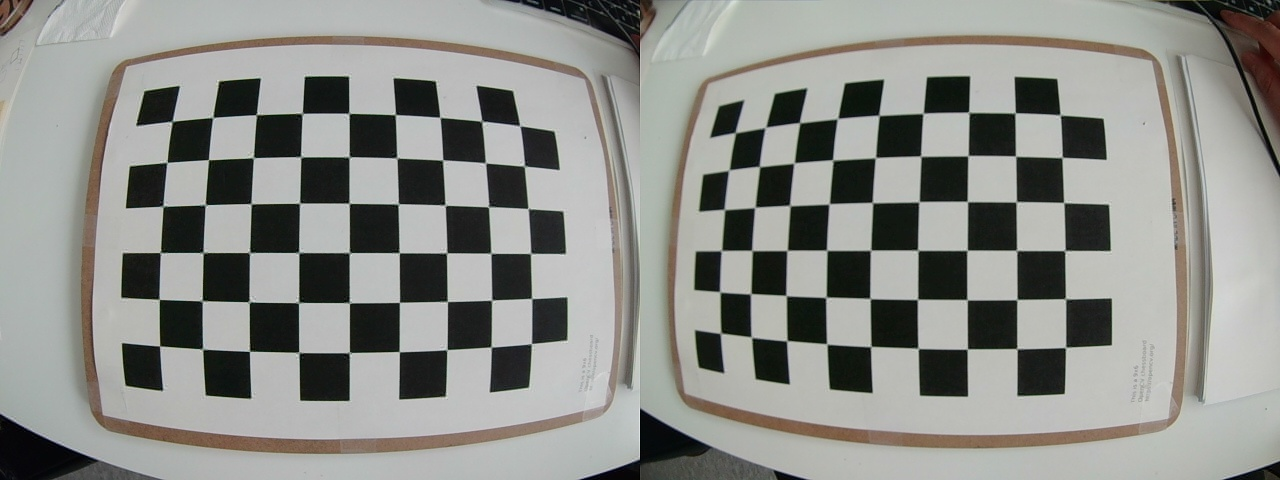
//> input picture src/sCalibration-90/1625714177.54602.jpg, 1280 x 480 px; its folder holds only this picture in this run
$ ./testCali5   (built with g++ and OpenCV 4)
//> lines starting //> are read from the running program, lines starting //| are printed output that depends on the picture; after the words box and inside, x2 and y2 are one past the last pixel; in counts of white or black regions, pixels touching at a corner belong together
#pragma warning(disable:4996);
#include <opencv2/opencv.hpp>
#include <opencv2/calib3d/calib3d.hpp>
#include <opencv2/calib3d/calib3d_c.h>
#include <opencv2/highgui/highgui.hpp>
#include <opencv2/imgproc/imgproc.hpp>
#include <stdio.h>
#include <opencv2/opencv_modules.hpp>
//#include <librealsense2/rs.hpp>
#include <iostream>
#include <vector>

using namespace cv;
using namespace std;

// Defining the dimensions of checkerboard
int CHECKERBOARD[2]{ 6, 9 };

// 이미지는 프로젝트 내 record images 프로젝트에서 저장해 놓은 것 가져다 쓸 것임
int main()
{
	/* 저장한 이미지 불러오기 */

	/* Extracting path of individual image stored in a given directory */
	vector<cv::String> images;

	/* Path of the folder containing checkerboard images */

	//  "D:\Cali_images" 으로 하나 "D:\Cali_images/*.jpg"으로 하나 동일한 결과를 얻음을 확인하였다.
	string path = "./linkFolder/sCalibration-90";
	// string path = "D:\Cali_images/*.jpg";

	cv::glob(path, images);		// 파일 목록을 가져오는 glob 함수
	// glob(찾을 파일 경로, 찾은 파일 경로, recusive(true or false))
			// true : 폴더 내 하위 폴더 속 까지 파일을 찾음
			// false : 폴더 내 파일을 찾음

	// images에는 각각의 경로가 저장되어 있음?
	cout << "로드한 이미지 개수 : " << images.size() << endl;
	if (images.size() == 0)
		cout << "이미지가 존재하지 않음! \n" << endl;

	///***************************************************************************************************************************************************/
	/*   Calibration 시작   */

	/* Creating vector to store vector of 3D points for each checkerboard image */
	vector<vector<cv::Point3f> > objpoints_right;			// 각 이미지에 대해 3D 좌표를 저장하는 벡터 선언
	vector<vector<cv::Point3f> > objpoints_left;			// 각 이미지에 대해 3D 좌표를 저장하는 벡터 선언

	/* Creating vector to store vectors of 2D points for each checkerboard image */
	vector<vector<cv::Point2f> > imgpoints_right;			// 각 이미지에 대해 2D 좌표를 저장하는 벡터 선언
	vector<vector<cv::Point2f> > imgpoints_left;			// 각 이미지에 대해 2D 좌표를 저장하는 벡터 선언


	/* Defining the world coordinates for 3D points */
	vector<cv::Point3f> objp;								// 월드 좌표계 선언

	for (int i = 0; i < CHECKERBOARD[1]; i++)		// CHECKERBOARD[0] = 6
	{
		for (int j = 0; j < CHECKERBOARD[0]; j++)	// CHECKERBOARD[1] = 9
		{
			objp.push_back(cv::Point3f(j * 10, i * 10, 0));	// z는 0 이고 (x, y ,z)로 담기니까 (j, i , 0)으로 벡터에 push_back으로 값 담기
			// 실제 값에 대한 정보가 들어가야 하므로 j i 가 아니라 체스보드의 한칸 길이(나의 경우 2.8cm)까지 곱해서 넣어줘어야 함
		}
	}

	// 월드 좌표계 objp에는 54개의 좌표가 저장되어 있음
	//	실세계 좌표이며 (0,0,0) 다음에 (1, 0, 0)이 아니라 square length를 곱해서 실제 거리로 저장되어있는 좌표

	cv::Mat frame, gray;

	/* vector to store the pixel coordinates of detected checker board corners */
	vector<cv::Point2f> corner_pts;		// 검출된 check board corner 포인트(2D 좌표)를 담을 벡터 선언
	bool success;						          // findChessboardCorners 되었는지 안 되었는지를 확인하기 위한 용도
	char buf[256];
	int index = 0;

	cv::Mat lrImg[2];
	/* Looping over all the images in the directory */
	for (int i = 0; i < images.size(); i++)				// 받아온 이미지들은 images에 경로가? 저장되어있음. 한장씩 불러온다
										// 매번 이미지에 대해 CHESSBOARD를 그리고 창 띄우기
	{
		frame = cv::imread(images[i]);	// images로부터 한 장씩 받아서 frame으로 읽어옴
//> frame is the input picture: 480 rows x 1280 cols, CV_8UC3; mean B, G, R 136.5, 141, 139.9
		cv::cvtColor(frame, gray, cv::COLOR_BGR2GRAY);		// COLOR 니까 GRAY로 바꾸기 위해 cvtColor 함수를 사용해 변경
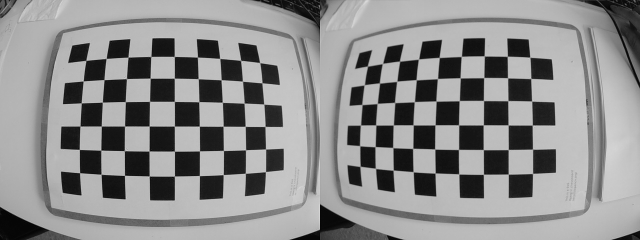
//> gray: 480 rows x 1280 cols, CV_8UC1 (shown at 1/2 size); min 0, max 234, mean 140.2


		lrImg[0] = gray(Range::all(), Range(0, gray.cols/2));
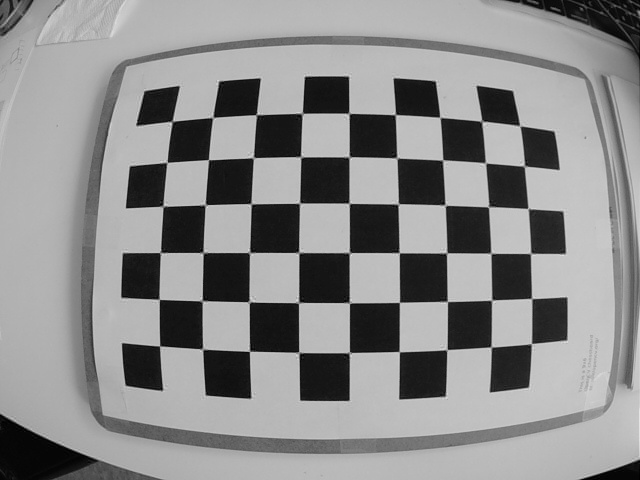
//> lrImg[0]: 480 rows x 640 cols, CV_8UC1; min 0, max 234, mean 138.8
		lrImg[1] = gray(Range::all(), Range(gray.cols/2, gray.cols));
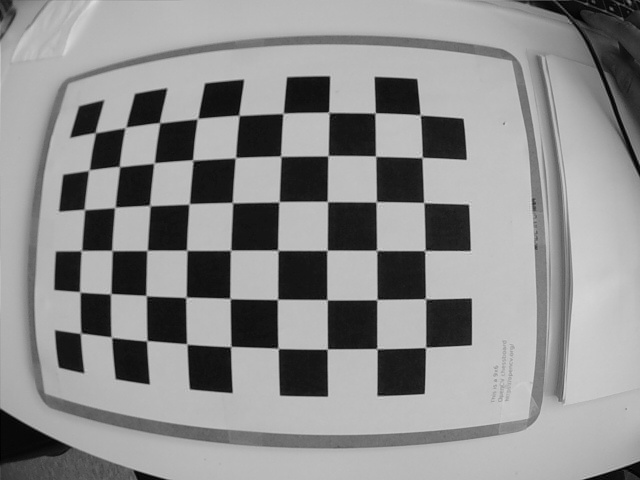
//> lrImg[1]: 480 rows x 640 cols, CV_8UC1; min 0, max 219, mean 141.5

		/* Finding checker board corners */
		/* If desired number of corners are found in the image then success = true */
		/*success = cv::findChessboardCorners(gray, cv::Size(CHECKERBOARD[0],
			CHECKERBOARD[1]), corner_pts, CV_CALIB_CB_ADAPTIVE_THRESH | CV_CALIB_CB_FAST_CHECK | CV_CALIB_CB_NORMALIZE_IMAGE);*/

		for(int ii = 0; ii < 2; ii++)
		{

			success = cv::findChessboardCorners(lrImg[ii], cv::Size(CHECKERBOARD[0], CHECKERBOARD[1]), corner_pts,
							CV_CALIB_CB_ADAPTIVE_THRESH | CV_CALIB_CB_FAST_CHECK | CV_CALIB_CB_NORMALIZE_IMAGE);

		// bool findChessboardCorners(InputArray image, Size patternSize, OutputArray corners, int flags = CALIB_CB_ADAPTIVE_THRESH + CALIB_CB_NORMALIZE_IMAGE )

		/* If desired number of vcorner are detected, we refine the pixel coordinates and display them on the images of checker board*/
			if (success)
			{
				cv::TermCriteria criteria(CV_TERMCRIT_EPS | CV_TERMCRIT_ITER, 300, 0.001);
			// TermCriteria::TermCriteria(int type, int maxCount, double epsilon)

			/* refining pixel coordinates for given 2d points. */
				cv::cornerSubPix(lrImg[ii], corner_pts, cv::Size(11, 11), cv::Size(-1, -1), criteria);	// 주어진 2D point에 대해 더 정제시켜 업데이트
			// void cornerSubPix(InputArray image, InputOutputArray corners, Size winSize, Size zeroZone, TermCriteria criteria)

				/* Displaying the detected corner points on the checker board */
				if((ii % 2) == 0)
					cv::drawChessboardCorners(frame, cv::Size(CHECKERBOARD[0], CHECKERBOARD[1]), corner_pts, success);		// Chessboard Corner 그리기
				else
				{
					for(int k = 0; k < corner_pts.size(); k++)
					{
						corner_pts[k].x += lrImg[ii].cols;
					}
					cv::drawChessboardCorners(frame, cv::Size(CHECKERBOARD[0], CHECKERBOARD[1]), corner_pts, success);
				}
				// drawChessboardCorners(images.at(i), boardSize, Mat(cornersScene[0]), patternFound );

				if ((ii % 2) == 0)
				{
					objpoints_left.push_back(objp);				// 해당 번째의 objp의 값을 objpoints에 추가
					imgpoints_left.push_back(corner_pts);		// 해당 번째의 corner_pts의 값을 imgopoints에 추가
				}
				else
				{
					objpoints_right.push_back(objp);				// 해당 번째의 objp의 값을 objpoints에 추가
					imgpoints_right.push_back(corner_pts);		// 해당 번째의 corner_pts의 값을 imgopoints에 추가
				}

			}

		}
//> this loop made 2 passes
//> success on passes 1 to 2: true, true
//> pass 1, `cv::drawChessboardCorners(frame, cv::Size(CHECKERBOARD[0], CHECKERBOAR..`:
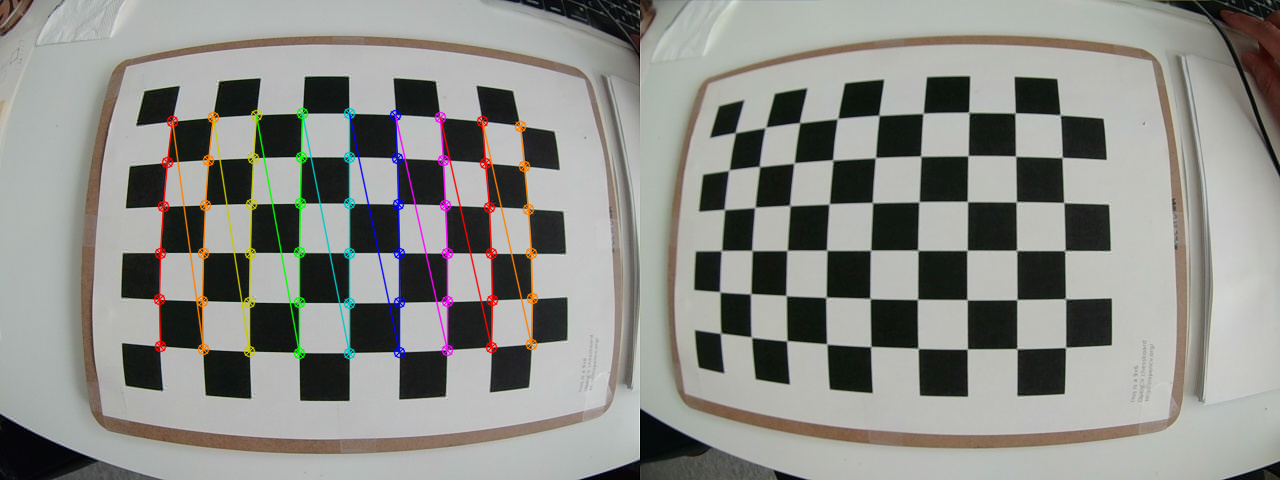
//> frame: 480 rows x 1280 cols, CV_8UC3; 2.64% of pixels changed, all inside (x1, y1, x2, y2) = (153, 107, 539, 360)
//> pass 2, `cv::drawChessboardCorners(frame, cv::Size(CHECKERBOARD[0], CHECKERBOAR..`:
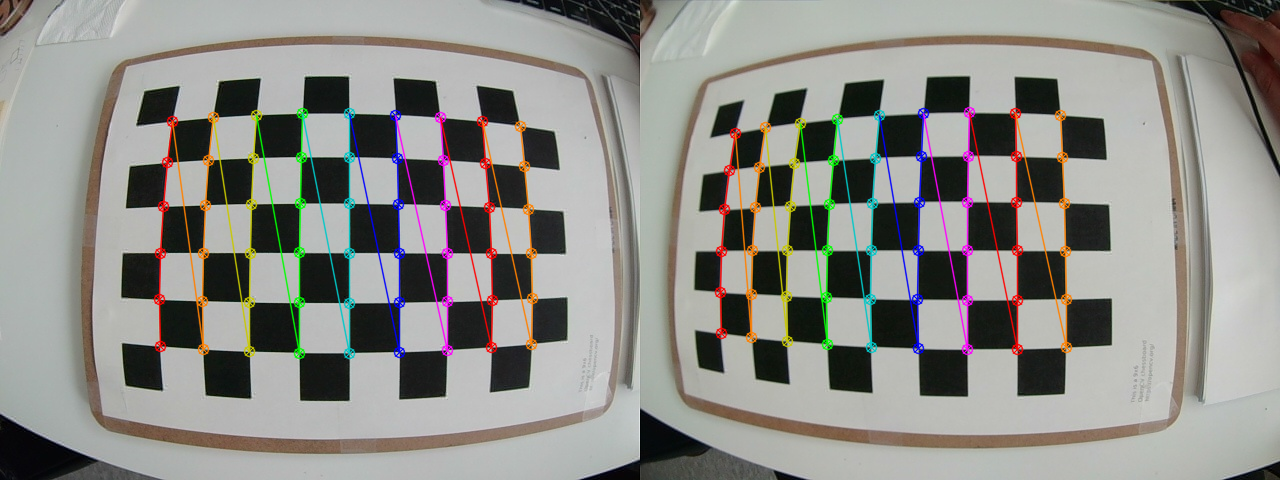
//> frame: 480 rows x 1280 cols, CV_8UC3; 2.56% of pixels changed, all inside (x1, y1, x2, y2) = (714, 106, 1073, 356)
//> after the loop, corner_pts = 54 Points (x, y), first 12: [720.6, 333.3], [719.8, 291.8], [721.4, 250.6], [724.4, 209.5], [728.9, 170.1], [735.3, 132.6], [751.4, 337.2], [750.6, 293.8], [752, 250.5], [754.9, 207.4], [759.4, 166.5], [765.4, 127.5]

		cv::imshow("Image", frame);			// 해당 번째의 이미지에 대해 CHESSBOARD CORNER 그린걸 창에 띄움

		sprintf(buf, "%d_Image.jpg", index);
		cv::imwrite(buf, frame);
		index++;

		cv::waitKey(0);						// 특별한 입력 있을 때까지 대기
	}

	cv::destroyAllWindows();			// 모든 WINDOW 제거하기

	cv::Mat cameraMatrix_left, distCoeffs_left, R_left, T_left;	// 파라미터를 구하기 위한 Mat 객체 선언
	cv::Mat cameraMatrix_right, distCoeffs_right, R_right, T_right;

	// cameraMatrix는 내부 파라미터
	// distCoeffs는 왜곡 파라미터
	// R, T 는 외부 파라미터

	/* Performing camera calibration by passing the value of known 3D points (objpoints and corresponding pixel coordinates of the detected corners (imgpoints)	*/

	// cv::calibrateCamera(objpoints, imgpoints, cv::Size(gray.rows, gray.cols), cameraMatrix, distCoeffs, R, T);
	cv::calibrateCamera(objpoints_left, imgpoints_left, cv::Size(gray.rows, gray.cols/2), cameraMatrix_left, distCoeffs_left, R_left, T_left);
//> cameraMatrix_left = [[811.4, 0, 213], [0, 869.1, 299.4], [0, 0, 1]]; distCoeffs_left = [-1.16, -4.67, -0.0729, 0.235, 14.57]; R_left = [[-0.0884, -0.212, -1.55]]; T_left = [[-12.37, 9.88, 172.1]]
	cv::calibrateCamera(objpoints_right, imgpoints_right, cv::Size(gray.rows, gray.cols/2), cameraMatrix_right, distCoeffs_right, R_right, T_right);
//> cameraMatrix_right = [[686.7, 0, 161.6], [0, 1501.9, 394.3], [0, 0, 1]]; distCoeffs_right = [-0.887, 0.573, 0.00462, 0.175, -0.16]; R_right = [[-0.912, 0.279, -1.24]]; T_right = [[203.6, -12.01, 267.1]]
	// 위에서 저장했던 object point와 image point를 이용하여 parameter 구하기
	// double calibrateCamera(InputArrayOfArrays objectPoints, InputArrayOfArrays imagePoints, Size imageSize, InputOutputArray cameraMatrix, InputOutputArray distCoeffs, OutputArrayOfArrays rvecs, OutputArrayOfArrays tvecs)


	// 각각 구해진 왼쪽과 오른쪽의 R과 T , and 내부파라미터를 통해 새로운 함수를 사용해 Pair의 관계를 구해야 함  (OpenCV stereo calibration)

	// 왼쪽

	cout << "[왼쪽 IR Camera Parameters]\n";
	cout << "Left CameraMatrix\n" << cameraMatrix_left << "\n\n";
//| Left CameraMatrix
//| [811.4251413736143, 0, 213.0399270961652;
//|  0, 869.05658707063, 299.4378812968526;
//|  0, 0, 1]
	cout << "Left DistCoeffs\n" << distCoeffs_left << "\n\n";
//| Left DistCoeffs
//| [-1.155731451398818, -4.668055423688434, -0.07294710933745785, 0.2351571427645494, 14.56743663104061]
	cout << "Left Rotation Vector\n" << R_left << "\n\n";
//| Left Rotation Vector
//| [-0.08840773789876702, -0.2124742785720233, -1.55082749138293]
	cout << "Left Translation Vector\n" << T_left << "\n\n\n";
//| Left Translation Vector
//| [-12.373386056408, 9.880202732494427, 172.10313286536]

	// 오른쪽
	cout << "[오른쪽 IR Camera Parameters]\n";
	cout << "Right CameraMatrix\n" << cameraMatrix_right << "\n\n";
//| Right CameraMatrix
//| [686.6533700422528, 0, 161.6045177299362;
//|  0, 1501.889331309496, 394.3349248825231;
//|  0, 0, 1]
	cout << "Right DistCoeffs\n" << distCoeffs_right << "\n\n";
//| Right DistCoeffs
//| [-0.8872082096320152, 0.5726596939166612, 0.004617971888500738, 0.1747093666143145, -0.1598080478446947]
	cout << "Right Rotation Vector\n" << R_right << "\n\n";
//| Right Rotation Vector
//| [-0.9121849366053048, 0.2789645946562995, -1.235353233229093]
	cout << "Right Translation Vector\n" << T_right << "\n\n\n";
//| Right Translation Vector
//| [203.6085483883516, -12.01225579723112, 267.0683410153678]


	/*      Stereo Calibration 시작     */
	cv::Mat R, T, E, F;

	/* cv::stereoCalibrate (InputArrayOfArrays objectPoints, InputArrayOfArrays imagePoints1, InputArrayOfArrays imagePoints2,
							InputOutputArray cameraMatrix1, InputOutputArray distCoeffs1, InputOutputArray cameraMatrix2, InputOutputArray distCoeffs2, Size imageSize,
							InputOutputArray R, InputOutputArray T, OutputArray E, OutputArray F, OutputArray perViewErrors,
							int flags=CALIB_FIX_INTRINSIC, TermCriteria criteria=TermCriteria(TermCriteria::COUNT+TermCriteria::EPS, 30, 1e-6))
	*/

	cv::Size imgsize(gray.rows, gray.cols/2);

	cv::stereoCalibrate(objpoints_left, imgpoints_left, imgpoints_right,
		cameraMatrix_left, distCoeffs_left, cameraMatrix_right, distCoeffs_right, imgsize,
		R, T, E, F, cv::CALIB_FIX_INTRINSIC, cv::TermCriteria(cv::TermCriteria::COUNT + cv::TermCriteria::EPS, 30, 1e-6));
//> R = [[0.639, -0.198, 0.744], [0.00448, 0.967, 0.254], [-0.77, -0.159, 0.619]]; T = [90.3, -65.39, 154.9]

	// Stereo Calibration Parameters
	cout << "[Stereo Camera parameters]\n";
	cout << "Rotation Matrix\n" << R << "\n\n";
//| Rotation Matrix
//| [0.6385621900198665, -0.1981471630069882, 0.7436235817060363;
//|  0.00447867688951939, 0.9672247308593345, 0.2538823772289193;
//|  -0.7695571914616556, -0.1587892370608601, 0.6185205794985958]
	cout << "Translation Vector\n" << T << "\n\n";
//| Translation Vector
//| [90.30451385872286;
//|  -65.39473842698668;
//|  154.8863078965368]
	cout << "Essential Matrix\n" << E << "\n\n";
	cout << "Fundamental Matrix\n" << F << "\n\n\n";

	cv::Mat R1, R2, P1, P2, Q;
	cv::Rect validRoi[2];

	cv::stereoRectify(cameraMatrix_left, distCoeffs_left, cameraMatrix_right, distCoeffs_right, imgsize,
		R, T, R1, R2, P1, P2, Q, cv::CALIB_ZERO_DISPARITY, 1, imgsize, &validRoi[0], &validRoi[1]);
//> R1 = [[0.922, -0.00496, 0.386], [0.324, 0.554, -0.767], [-0.21, 0.832, 0.513]]; R2 = [[0.877, 0.0974, -0.47], [-0.473, 0.343, -0.812], [0.0821, 0.934, 0.347]]; P1 = [[-1589.4, 0, -909.2, 0], [0, -1589.4, 2267.1, 0], [0, 0, 1, 0]]

	// 양 카메라의 이미지 평면을 같은 평면으로 바꾸는 변환 행렬을 계산
	cout << "[Stereo Rectify parameters]\n";
	cout << "R1\n" << R1 << "\n\n";
//| R1
//| [0.9224505380837723, -0.004955677234813838, 0.386083470317111;
//|  0.323939706674822, 0.5540634584768716, -0.7668616240366176;
//|  -0.2101144241321604, 0.8324596838548954, 0.5127014760343667]
	cout << "R2\n" << R2 << "\n\n";
//| R2
//| [0.8771247622033409, 0.09735789357987103, -0.4702909653474362;
//|  -0.4731868414333819, 0.3426620486661202, -0.8115891408207957;
//|  0.08213625645250988, 0.9344004285966634, 0.3466258421040468]
	cout << "P1\n" << P1 << "\n\n";
//| P1
//| [-1589.355237793035, 0, -909.2079801559448, 0;
//|  0, -1589.355237793035, 2267.139045715332, 0;
//|  0, 0, 1, 0]
	cout << "P2\n" << P2 << "\n\n";
	cout << "Q\n" << Q << "\n\n\n";


	Mat imageUndistorted[2];
	undistort(lrImg[0], imageUndistorted[0], cameraMatrix_left, distCoeffs_left);
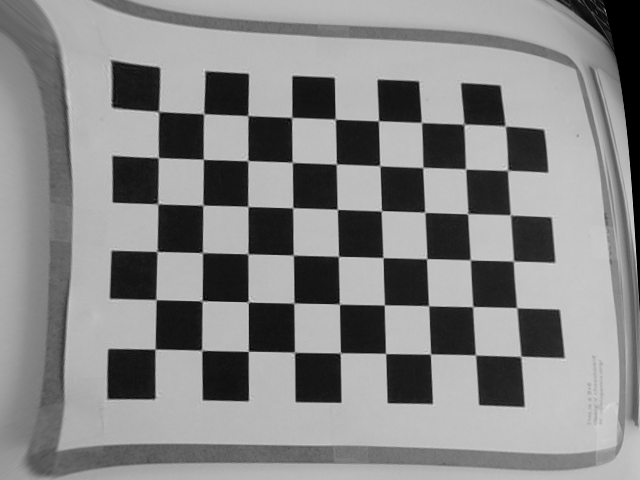
//> imageUndistorted[0]: 480 rows x 640 cols, CV_8UC1; min 0, max 221, mean 134.3
	undistort(lrImg[1], imageUndistorted[1], cameraMatrix_left, distCoeffs_left);
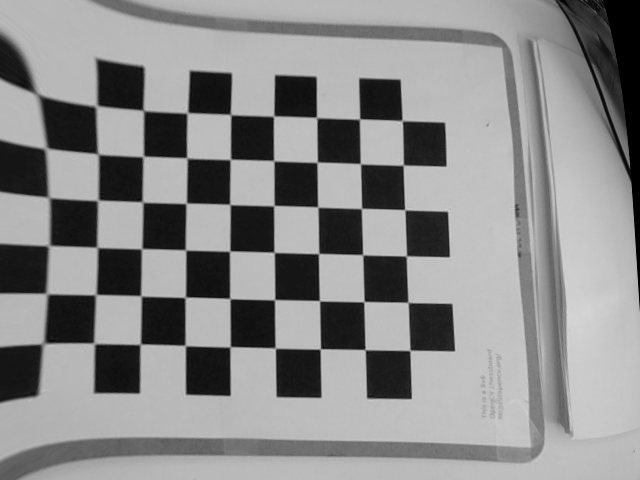
//> imageUndistorted[1]: 480 rows x 640 cols, CV_8UC1; min 0, max 215, mean 137.7

	imshow("lrImg[0]", lrImg[0]);
	imshow("imageUndistorted0", imageUndistorted[0]);
	imshow("lrImg[1]", lrImg[1]);
	imshow("imageUndistorted1", imageUndistorted[1]);
	waitKey();
	// [15 lines of commented-out code are left out]
	return 0;
}
